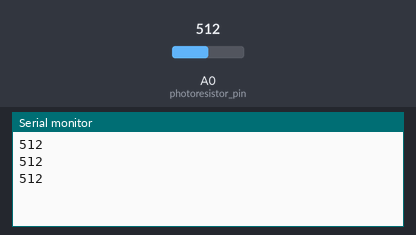
This sketch was run on a simulated Arduino Uno, built with avr-gcc and run on an emulated ATmega328P. Shown: the last lines printed to the serial monitor. The test bench sets the inputs (shaded band); at power-on: A0 (photoresistor_pin) = 512.

Above: at 1.3 s.
1.4 s: A0 (photoresistor_pin) set to 716
At 1.9 s:
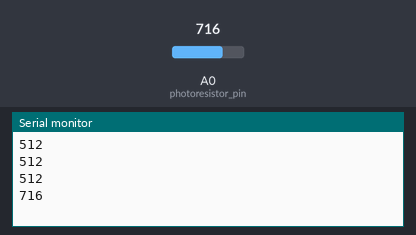
2.9 s: A0 (photoresistor_pin) set to 900
At 3.4 s:
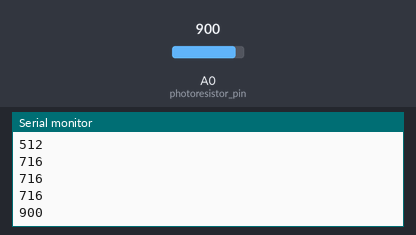
Timing chart, 0 to 5.9 s (numbered marks = the images above; inputs shaded):
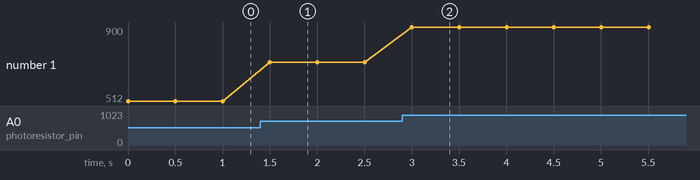

The sketch:

Photoresistor.ino
```cpp
/*
  Read a photo resistor's value and send out it out of the Serial port
*/

// Photo Resistor is connected on Analog Pin 0
int photoresistor_pin = 0;

void setup()
{
    // Begin serial communication
    Serial.begin(9600);
}

void loop()
{
    // Write the value of the photoresistor to the serial port.
    Serial.println(analogRead(photoresistor_pin));

    // Add a sub-second delay. This isn't required, but makes
    // the readings a little more managing if watching them through
    // the serial monitor.
    delay(500);
}
```

Measured:
- after the input at 1.4 s, the serial monitor: prints a new line after 0.10 s (image 1)
- after the input at 2.9 s, the serial monitor: prints a new line after 0.10 s (image 2)
- plotted number 1: 512 → 716 after the input at 1.4 s, 716 → 900 after the input at 2.9 s
